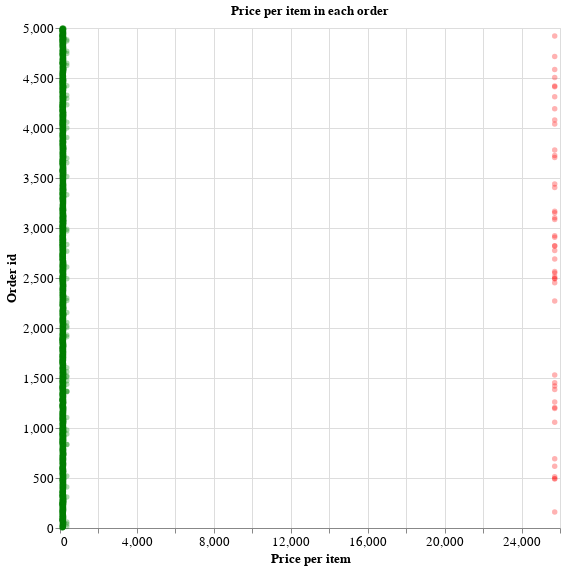

Write notebook code for a chart like this one.
### Markdown cell above
##### Observations

Given that all 100 shopify shops sells only model of shoe and the shoe prices is ranging between $\$90$ - $\$169$ as indicated by min, 25%, 50%, 75% percentile values but there are shoe item in the dataset which is sold for around $\$25725$ indicated by max in the output.

The shoe item price of $25725 seems could be a data entry mistake or an actual outlier. Let's plot data to explore this.

### Code cell
# Plot price_per_item for each order
shopify_item_price_plot = (alt.Chart(shopify_dataset, title='Price per item in each order')
                              .encode(x=alt.X('price_per_item', title='Price per item'),
                                      y=alt.Y('order_id', title='Order id'),
                                      color=alt.condition(alt.datum.price_per_item > 500, alt.value('red'), alt.value('green'))
                                      ).mark_circle(opacity=0.3)
                                       .properties(height=500,
                                                   width=500)
                                       .configure_axis(
                                                    labelFontSize=13,
                                                    titleFontSize=13
                                                )
                           )

shopify_item_price_plot

### Figure 1 — Vega-Lite specification as saved in the notebook (floating-point values rounded to 4 significant figures; data arrays with more than 128 entries replaced by an {"elided": "..."} marker saying what was removed)
{"config": {"view": {"continuousWidth": 400, "continuousHeight": 300}, "axis": {"labelFontSize": 13, "titleFontSize": 13}}, "data": {"name": "data-ee780d79e140068d9ea449126c2d0f8d"}, "mark": {"type": "circle", "opacity": 0.3}, "encoding": {"color": {"condition": {"value": "red", "test": "(datum.price_per_item > 500)"}, "value": "green"}, "x": {"type": "quantitative", "field": "price_per_item", "title": "Price per item"}, "y": {"type": "quantitative", "field": "order_id", "title": "Order id"}}, "height": 500, "title": "Price per item in each order", "width": 500, "$schema": "https://vega.github.io/schema/vega-lite/v4.8.1.json", "datasets": {"data-ee780d79e140068d9ea449126c2d0f8d": {"elided": "5000 records"}}}
